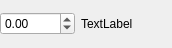
<?xml version="1.0" encoding="UTF-8"?>
<ui version="4.0">
 <class>Form</class>
 <widget class="QWidget" name="Form">
  <property name="geometry">
   <rect>
    <x>0</x>
    <y>0</y>
    <width>172</width>
    <height>48</height>
   </rect>
  </property>
  <property name="windowTitle">
   <string>Form</string>
  </property>
  <layout class="QHBoxLayout" name="horizontalLayout">
   <property name="leftMargin">
    <number>0</number>
   </property>
   <property name="topMargin">
    <number>0</number>
   </property>
   <property name="rightMargin">
    <number>0</number>
   </property>
   <property name="bottomMargin">
    <number>0</number>
   </property>
   <item>
    <widget class="QDoubleSpinBox" name="spinBox">
     <property name="minimum">
      <double>-1000.000000000000000</double>
     </property>
     <property name="maximum">
      <double>1000.000000000000000</double>
     </property>
    </widget>
   </item>
   <item>
    <widget class="QLabel" name="label">
     <property name="text">
      <string>TextLabel</string>
     </property>
    </widget>
   </item>
   <item>
    <spacer name="horizontalSpacer">
     <property name="orientation">
      <enum>Qt::Horizontal</enum>
     </property>
     <property name="sizeHint" stdset="0">
      <size>
       <width>40</width>
       <height>20</height>
      </size>
     </property>
    </spacer>
   </item>
  </layout>
 </widget>
 <resources/>
 <connections/>
</ui>
